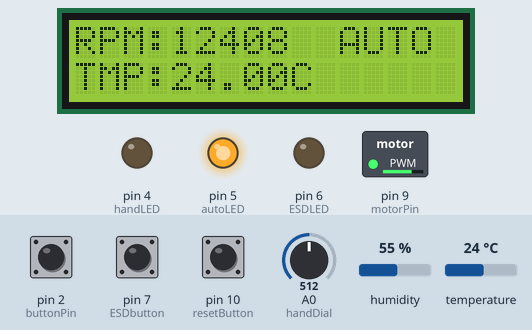
This sketch was run on a simulated Arduino Uno, built with avr-gcc and run on an emulated ATmega328P. Shown: 16×2 character LCD, switched loads named in the sketch (green lamp = pin HIGH), output pins drawn as LEDs (lit = HIGH). The inputs (shaded band) are chosen by the test bench; at power-on: pin 7 (ESDbutton) HIGH, pin 10 (resetButton) HIGH, pin 2 (buttonPin) HIGH, A0 (handDial) = 512, humidity 55 %, temperature 24 °C. What the sketch prints to the serial monitor is not drawn.

Above: at 3.2 s.
3.3 s: pin 7 (ESDbutton) pulled LOW for 0.15 s
At 3.7 s:
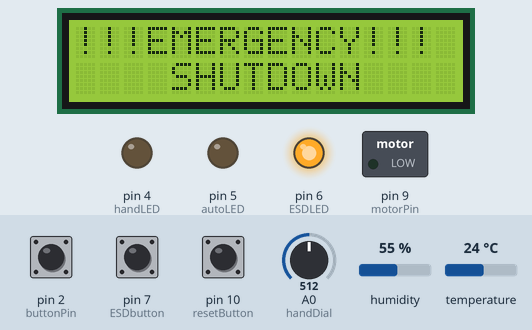
4.0 s: pin 10 (resetButton) pulled LOW for 0.15 s
At 4.8 s:
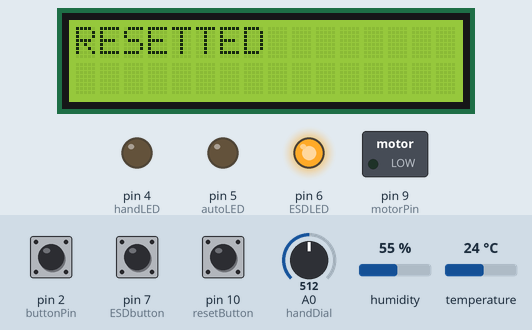
6.5 s: pin 2 (buttonPin) pulled LOW for 0.15 s
At 7.7 s:
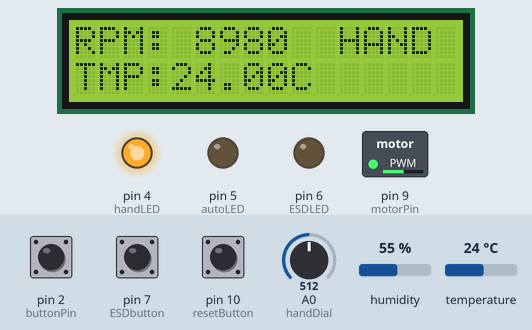
8.1 s: A0 (handDial) set to 306
At 9.0 s:
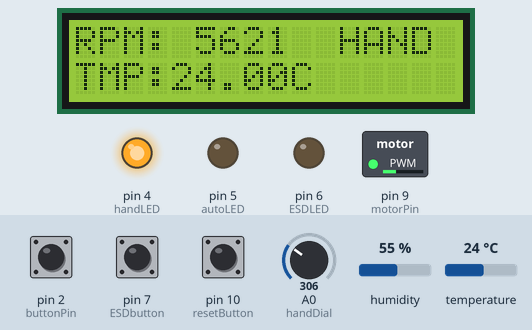
9.6 s: A0 (handDial) set to 122
At 10.8 s:
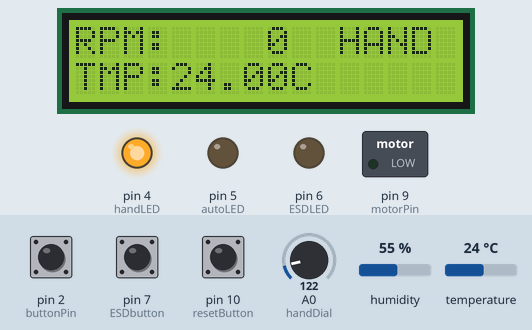
11.1 s: A0 (handDial) set to 140
At 12.4 s:
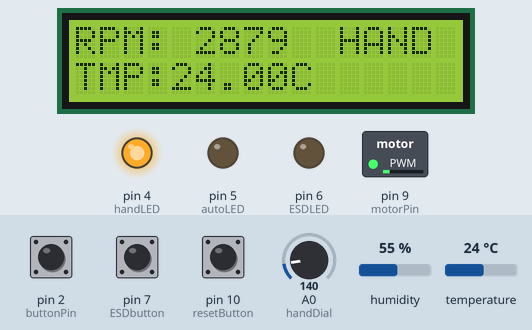
Timing chart, 0 to 13.6 s (numbered marks = the images above; inputs shaded):
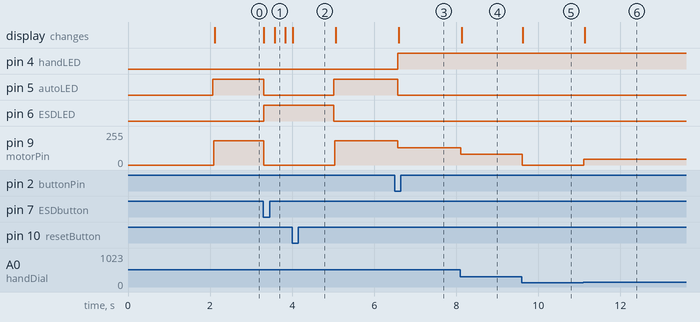

Measured:
- after the input at 3.3 s, pin 5 (autoLED): HIGH → LOW at once; pin 6 (ESDLED): LOW → HIGH at once; pin 9 (motorPin): 181/255 → 0/255 at once; the display: first changes at once (image 1 shows a later state)
- after the input at 4.0 s, pin 5 (autoLED): LOW → HIGH after 1.0 s; pin 6 (ESDLED): HIGH → LOW after 1.0 s; pin 9 (motorPin): 0/255 → 181/255 after 1.0 s; the display: changes at once (image 2)
- after the input at 6.5 s, pin 4 (handLED): LOW → HIGH after 0.07 s; pin 5 (autoLED): HIGH → LOW after 0.07 s; pin 9 (motorPin): 181/255 → 131/255 after 0.07 s; the display: changes after 0.10 s (image 3)
- after the input at 8.1 s, pin 9 (motorPin): 131/255 → 82/255 at once; the display: changes at once (image 4)
- after the input at 9.6 s, pin 9 (motorPin): 82/255 → 0/255 at once; the display: changes at once (image 5)
- after the input at 11.1 s, pin 9 (motorPin): 0/255 → 42/255 at once; the display: changes at once (image 6)

The sketch:

HAND_OFF_AUTO_code.ino
```cpp
#include <Wire.h>
#include <LiquidCrystal_I2C.h>
#include <DHT.h>

#define DHTTYPE DHT11
#define DHTPIN 3

DHT dht(DHTPIN, DHTTYPE);

LiquidCrystal_I2C lcd(0x27, 16, 2);

const int handDial = A0;
const int motorPin = 9;
const int buttonPin = 2;
const int handLED = 4;
const int autoLED = 5;
const int ESDLED = 6;
const int ESDbutton = 7;
const int resetButton = 10;

bool motorState = false;
bool handMode = false;
bool autoMode = false;
bool ESDMode = false;

int lastButtonState = LOW;
int lastESDButtonState = LOW;
int lastResetButtonState = LOW;

int motorSpeed = 0;
float temperatureC = 0;
int estimatedRPM = 0;
unsigned long lastTempRead = 0;

int lastMode = -1;

unsigned long lastBlink = 0;
bool esdVisible = true;


void setup() {
  Serial.begin(9600);

  pinMode(handDial, INPUT);
  //pinMode(DHTPIN, INPUT);
  pinMode(buttonPin, INPUT_PULLUP);
  pinMode(ESDbutton, INPUT_PULLUP);
  pinMode(resetButton, INPUT_PULLUP);

  pinMode(motorPin, OUTPUT);
  pinMode(handLED, OUTPUT);
  pinMode(autoLED, OUTPUT);
  pinMode(ESDLED, OUTPUT);

  lcd.init();
  lcd.backlight();

  dht.begin();
  delay(2000);
}

void loop() {

  int buttonState = digitalRead(buttonPin);
  int ESDbuttonState = digitalRead(ESDbutton);
  int resetButtonState = digitalRead(resetButton);

  if (ESDbuttonState == LOW && lastESDButtonState == HIGH){
    handMode = false;
    autoMode = false;
    ESDMode = true;
    //ACTIVATE ESD MODE IF ESD BUTTON PRESSED
  }else{
    if (buttonState == LOW && lastButtonState == HIGH){
      delay(50);
      motorState = !motorState;
    }
    lastButtonState = buttonState;
    //PROCEED WITH HAND-AUTO CONTROL IF ESD BUTTON NOT PRESSED
  }
  lastESDButtonState = ESDbuttonState;


  if (resetButtonState == LOW && lastResetButtonState == HIGH){
    ESDMode = !ESDMode;
    lcd.clear();
    lcd.setCursor(0,0);
    lcd.print("RESETTED");
    delay(1000);
    lcd.clear();
    //DEACTIVATE ESD MODE IF RESET BUTTON PUSHED
  }
  lastResetButtonState = resetButtonState;

  if (!ESDMode){
    //IF THERE IS NO EMERGENCY SHUTDOWN
    if (motorState){
      //HAND MODE
      handMode = true;
      autoMode = false;
      ESDMode = false;

      digitalWrite(handLED, HIGH);
      digitalWrite(autoLED, LOW);
      digitalWrite(ESDLED, LOW);

    } else {
      // AUTO MODE
      handMode = false;
      autoMode = true;
      ESDMode = false;

      digitalWrite(handLED, LOW);
      digitalWrite(autoLED, HIGH);
      digitalWrite(ESDLED, LOW);

    }

  }

  int currentMode;
  if (ESDMode) currentMode = 2;
  else if (handMode) currentMode = 0;
  else currentMode = 1;

  if (handMode == true && autoMode == false && ESDMode == false){
    //CONTROLS SPEED BASED ON
    int dialValue = analogRead(handDial);

    int minPWM = 40;
    if (dialValue < 130){
      motorSpeed = 0;
    }else {
      motorSpeed = map(dialValue, 130, 1023, minPWM, 255);
    }

    motorSpeed = constrain(motorSpeed, 0, 255);
    analogWrite(motorPin, motorSpeed);

    //DISPLAYS TEMPERATURE AT ALL TIMES
    if (millis() - lastTempRead >= 1000){
      lastTempRead = millis();

      float t = dht.readTemperature();

      Serial.print("Temperature: ");
      Serial.print(t);

      if (!isnan(t)){
        temperatureC = t;

      }else {
        Serial.println("Failed to read!!!");
      }
    }

    //DISPLAY ON LCD
    estimatedRPM = map(motorSpeed, 0, 255, 0, 17482);

    if (currentMode != lastMode) {
      lcd.clear();
      lastMode = currentMode;
    }

    char buffer[16];
    sprintf(buffer, "RPM:%5d", estimatedRPM);
    lcd.setCursor(0,0);
    lcd.print(buffer);

    lcd.setCursor(11,0);
    lcd.print("HAND");

    lcd.setCursor(0,1);
    lcd.print("TMP:");
    lcd.print(temperatureC);
    lcd.print("C");

  }else if (handMode == false && autoMode == true && ESDMode == false){
    //CONTROLS SPEED BASED ON TEMPERATURE


    if (millis() - lastTempRead >= 1000){
      lastTempRead = millis();

      float t = dht.readTemperature();

      Serial.print("Temperature: ");
      Serial.println(t);

      if (!isnan(t)){
        temperatureC = t;
      }else {
        Serial.println("Failed to read!!!");
      }
    }

	  motorSpeed = map((int)temperatureC, -40, 50, 0, 255);
	  motorSpeed = constrain(motorSpeed, 0, 255);

    analogWrite(motorPin, motorSpeed);

    //DISPLAY ON LCD
    estimatedRPM = map(motorSpeed, 0, 255, 0, 17482);

    if (currentMode != lastMode) {
      lcd.clear();
      lastMode = currentMode;
    }


    char buffer[16];
    sprintf(buffer, "RPM:%5d", estimatedRPM);
    lcd.setCursor(0,0);
    lcd.print(buffer);

    lcd.setCursor(11,0);
    lcd.print("AUTO");

    lcd.setCursor(0,1);
    lcd.print("TMP:");
    lcd.print(temperatureC);
    lcd.print("C");

  }else if (handMode == false && autoMode == false && ESDMode == true){
    //COMPLETELY SHUTS DOWN MOTOR
    digitalWrite(handLED, LOW);
    digitalWrite(autoLED, LOW);
    digitalWrite(ESDLED, HIGH);
    analogWrite(motorPin, 0);

    //DISPLAY ON LCD
    if (millis() - lastBlink >= 250){
      lastBlink = millis();
      esdVisible = !esdVisible;
    }

    if (esdVisible){
      lcd.setCursor(0,0);
      lcd.print("!!!EMERGENCY!!!");

      lcd.setCursor(0,1);
      lcd.print("    SHUTDOWN    ");

    } else {
      lcd.clear();

    }


  }
}
```
